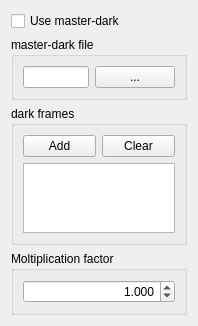
      <widget class="QWidget" name="page_dark">
       <property name="geometry">
        <rect>
         <x>0</x>
         <y>0</y>
         <width>198</width>
         <height>305</height>
        </rect>
       </property>
       <attribute name="label">
        <string>Dark-frame</string>
       </attribute>
       <layout class="QVBoxLayout" name="verticalLayout">
        <item>
         <widget class="QCheckBox" name="masterDarkCheckBox">
          <property name="text">
           <string>Use master-dark</string>
          </property>
         </widget>
        </item>
        <item>
         <widget class="QGroupBox" name="masterDarkGroupBox">
          <property name="sizePolicy">
           <sizepolicy hsizetype="Preferred" vsizetype="Fixed">
            <horstretch>0</horstretch>
            <verstretch>0</verstretch>
           </sizepolicy>
          </property>
          <property name="toolTip">
           <string>Select an existing master-dark file</string>
          </property>
          <property name="title">
           <string>master-dark file</string>
          </property>
          <property name="flat">
           <bool>false</bool>
          </property>
          <property name="checkable">
           <bool>false</bool>
          </property>
          <property name="checked">
           <bool>false</bool>
          </property>
          <layout class="QVBoxLayout" name="verticalLayout_12">
           <item>
            <layout class="QHBoxLayout" name="horizontalLayout_13">
             <item>
              <widget class="QLineEdit" name="masterDarkLineEdit"/>
             </item>
             <item>
              <widget class="QPushButton" name="masterDarkPushButton">
               <property name="text">
                <string>...</string>
               </property>
              </widget>
             </item>
            </layout>
           </item>
          </layout>
         </widget>
        </item>
        <item>
         <widget class="QGroupBox" name="darkFramesGroupBox">
          <property name="sizePolicy">
           <sizepolicy hsizetype="Preferred" vsizetype="Expanding">
            <horstretch>0</horstretch>
            <verstretch>0</verstretch>
           </sizepolicy>
          </property>
          <property name="toolTip">
           <string>Here you can add dark-frames
to compute master-dark file</string>
          </property>
          <property name="title">
           <string>dark frames</string>
          </property>
          <layout class="QVBoxLayout" name="verticalLayout_13">
           <item>
            <layout class="QHBoxLayout" name="horizontalLayout_5">
             <property name="spacing">
              <number>6</number>
             </property>
             <item>
              <widget class="QPushButton" name="darkAddPushButton">
               <property name="sizePolicy">
                <sizepolicy hsizetype="MinimumExpanding" vsizetype="Fixed">
                 <horstretch>0</horstretch>
                 <verstretch>0</verstretch>
                </sizepolicy>
               </property>
               <property name="minimumSize">
                <size>
                 <width>20</width>
                 <height>0</height>
                </size>
               </property>
               <property name="maximumSize">
                <size>
                 <width>300</width>
                 <height>16777215</height>
                </size>
               </property>
               <property name="text">
                <string>Add</string>
               </property>
              </widget>
             </item>
             <item>
              <widget class="QPushButton" name="darkClearPushButton">
               <property name="sizePolicy">
                <sizepolicy hsizetype="MinimumExpanding" vsizetype="Fixed">
                 <horstretch>0</horstretch>
                 <verstretch>0</verstretch>
                </sizepolicy>
               </property>
               <property name="minimumSize">
                <size>
                 <width>20</width>
                 <height>0</height>
                </size>
               </property>
               <property name="text">
                <string>Clear</string>
               </property>
              </widget>
             </item>
            </layout>
           </item>
           <item>
            <widget class="QListWidget" name="darkListWidget"/>
           </item>
          </layout>
         </widget>
        </item>
        <item>
         <widget class="QGroupBox" name="groupBox">
          <property name="title">
           <string>Moltiplication factor</string>
          </property>
          <layout class="QVBoxLayout" name="verticalLayout_18">
           <item>
            <widget class="QDoubleSpinBox" name="darkMulDoubleSpinBox">
             <property name="alignment">
              <set>Qt::AlignRight|Qt::AlignTrailing|Qt::AlignVCenter</set>
             </property>
             <property name="decimals">
              <number>3</number>
             </property>
             <property name="maximum">
              <double>99999999.000000000000000</double>
             </property>
             <property name="singleStep">
              <double>0.100000000000000</double>
             </property>
             <property name="value">
              <double>1.000000000000000</double>
             </property>
            </widget>
           </item>
          </layout>
         </widget>
        </item>
        <item>
         <spacer name="verticalSpacer_2">
          <property name="orientation">
           <enum>Qt::Vertical</enum>
          </property>
          <property name="sizeType">
           <enum>QSizePolicy::Expanding</enum>
          </property>
          <property name="sizeHint" stdset="0">
           <size>
            <width>20</width>
            <height>0</height>
           </size>
          </property>
         </spacer>
        </item>
       </layout>
      </widget>
